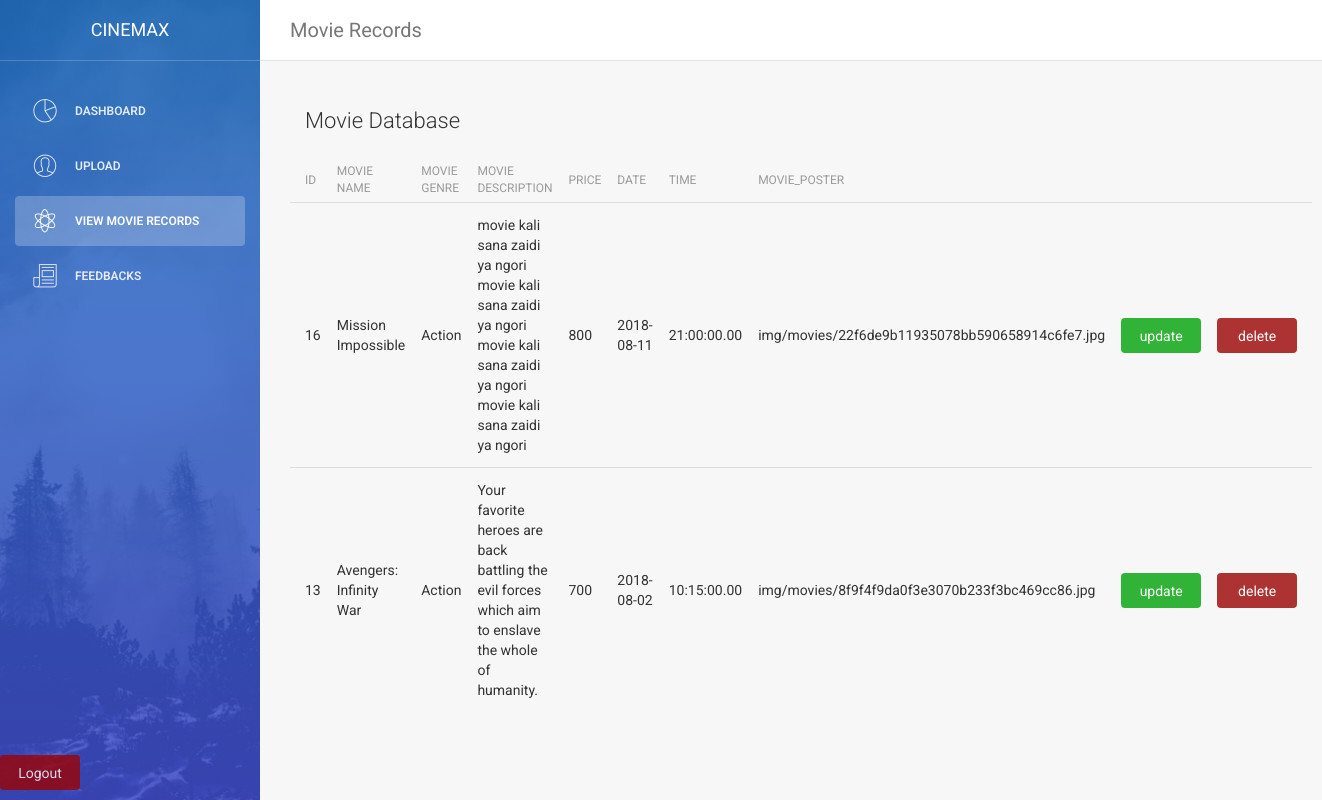
Page /dashboard/view_records.php (signed in) on the committed database.
### tables this page shows
CREATE TABLE `upload` (
  `id` int(10) NOT NULL,
  `movie_name` varchar(255) NOT NULL,
  `genre` varchar(250) NOT NULL,
  `movie_description` varchar(500) NOT NULL,
  `movie_price` int(10) NOT NULL,
  `date` date NOT NULL,
  `time` time(2) NOT NULL,
  `movie_poster` varchar(255) NOT NULL
);

### dashboard/server.php (called while the page is built, shortened)
<?php
$db=mysqli_connect("localhost","root","","cinema");
$sql= " SELECT * FROM upload ORDER BY id DESC ";
$sqlquery=$db->query($sql);
?>

### dashboard/view_records.php (the view, shortened to what this page needs)
<?php
    include 'server.php';
?>
<!doctype html>
<html lang="en">
<head>
    <link href="assets/css/bootstrap.min.css" rel="stylesheet" />
    <link href="assets/css/animate.min.css" rel="stylesheet"/>
    <link href="assets/css/light-bootstrap-dashboard.css?v=1.4.0" rel="stylesheet"/>
    <link href="assets/css/demo.css" rel="stylesheet" />
    <link href="http://maxcdn.bootstrapcdn.com/font-awesome/4.2.0/css/font-awesome.min.css" rel="stylesheet">
    <link href="assets/css/pe-icon-7-stroke.css" rel="stylesheet" />
</head>
<body>
<div class="wrapper">
    <div class="sidebar" data-color="blue" data-image="assets/img/sidebar-5.jpg">
    <div class="sidebar-wrapper">
        <div class="logo">
            <a class="simple-text">
                Cinemax
            </a>
        </div>
        <ul class="nav">
            <li>
                <a href="dashboard.php">
                    <i class="pe-7s-graph"></i>
                    <p>Dashboard</p>
                </a>
            </li>
            <li>
                <a href="upload.php">
                    <i class="pe-7s-user"></i>
                    <p>upload</p>
                </a>
            </li>
            <li class="active">
                <a href="view_records.php" >
                    <i class="pe-7s-science"></i>
                    <p>View Movie records</p>
                </a>
            </li>
            <li>
                <a href="feedback.php">
                    <i class="pe-7s-news-paper"></i>
                    <p>Feedbacks</p>
                </a>
            </li>
            <li class="active-pro">
                        <p><form action="server.php" method="GET"> <button type="submit" name="logout" class="btn btn prime2"> Logout</button></form></p>
                </li>
        </ul>
    </div>
    </div>
    <div class="main-panel">
		<nav class="navbar navbar-default navbar-fixed">
            <div class="container-fluid">
                <div class="navbar-header">
                    <a class="navbar-brand" href="#">Movie Records</a>
                </div>
            </div>
        </nav>
        <div class="content">
            <div class="container-fluid">
                <div class="row">
                    <div class="col-md-12">
                        <div class="card card-plain">
                            <div class="header">
                                <h4 class="title">Movie Database</h4>
                            </div>
                            <div class="content table-responsive table-full-width">
                                <table class="table table-hover">
                                    <thead>
                                        <th>id</th>
                                        <th>Movie Name</th>
                                        <th>Movie Genre</th>
                                    	<th>Movie Description</th>
                                    	<th>Price</th>
                                        <th>Date</th>
                                        <th>Time</th>
                                        <th id="poster">Movie_Poster</th>
                                    </thead>
                                    <tbody>
                                        <?php while($b=mysqli_fetch_assoc($sqlquery)): ?>
                                        <tr>
                                            <td><?= $b['id'];?></td>
                                        	<td><?= $b['movie_name'];?></td>
                                            <td><?= $b['genre'];?></td>
                                            <td><?= $b['movie_description'];?></td>
                                        	<td><?= $b['movie_price'];?></td>
                                            <td><?= $b['date'];?></td>
                                            <td><?= $b['time'];?></td>
                                            <td><?= $b['movie_poster'];?></td>
                                       <td>
                                       <form><button name="updateRecords" value="<?=$b['id'];?>" class="btn btn-primary prime" data-toggle="modal" data-target="#mimi">
                                            update
                                        </button></form>
                                        </td>
                                        <td>
                                        <a href="view_records.php?delete=<?=$b['id'];?>"><button name="delete" class="btn prime2">delete</button></a>
                                        </td>
                                        </tr>
                                    <?php endwhile; ?>
                                    </tbody>
                                </table>
                            </div>
                        </div>
                    </div>
                </div>
            </div>
        </div>
    </div>
</div>
</body>
</html>

### dashboard/assets/css/demo.css (style rules this page uses)
.sidebar .nav > li.active-pro { position: absolute; width: 100%; bottom: 10px; }

### rows in the picture
upload: id "16", movie_name "Mission Impossible", genre "Action", movie_description "movie kali sana zaidi ya ngori movie kali sana zaidi ya ngori movie kali sana zaidi ya ngori movie kali sana zaidi ya ngori", movie_price "800", date "2018-08-11", time "21:00:00.00", movie_poster "img/movies/22f6de9b11935078bb590658914c6fe7.jpg"
upload: id "13", movie_name "Avengers: Infinity War", genre "Action", movie_description "Your favorite heroes are back battling the evil forces which aim to enslave the whole of humanity.", movie_price "700", date "2018-08-02", time "10:15:00.00", movie_poster "img/movies/8f9f4f9da0f3e3070b233f3bc469cc86.jpg"
